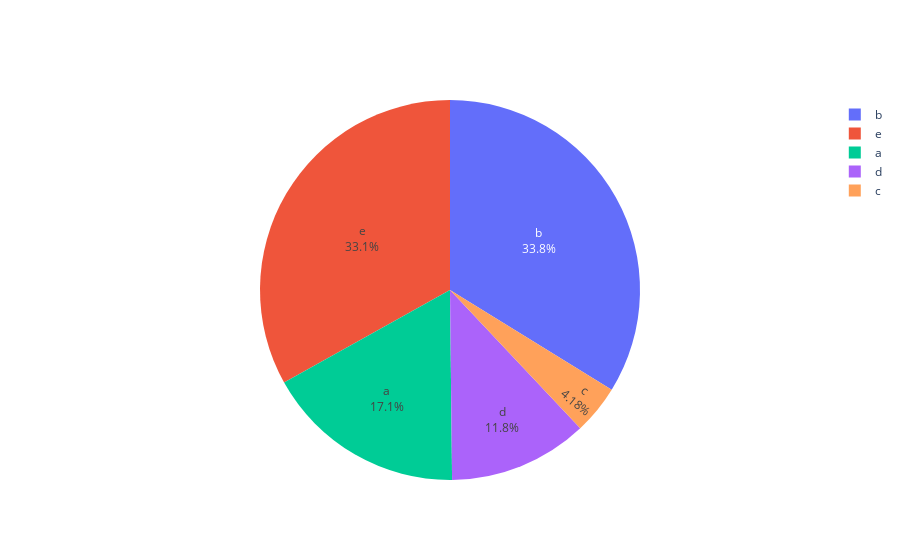

Notebook code for this chart:
### Code cell
#Using Plotly, create an interactive pie chart of randomly generated data, add labels and percentages, set the title as 'Interactive Pie Chart'.
#generate data
np.random.seed(50)
labels=['a','b','c','d','e']
value=np.random.randint(1,100,size=len(labels))

#creating pie chart
fig=go.Figure(data=[go.Pie(labels=labels,values=value,
                           textinfo='label+percent',
                           hoverinfo='label+percent')])
#show
fig.show()

### Figure 1 — Plotly figure (JSON) as saved in the notebook; plotly's stock layout.template omitted (floating-point values rounded to 4 significant figures)
{"data": [{"hoverinfo": "label+percent", "labels": ["a", "b", "c", "d", "e"], "textinfo": "label+percent", "type": "pie", "values": [49, 97, 12, 34, 95]}], "layout": {}}
